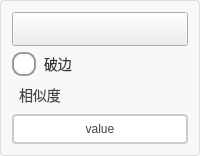
      <widget class="QGroupBox" name="groupBox_2">
       <property name="styleSheet">
        <string notr="true">QGroupBox {
    border: 1px solid #DDD;
    border-radius: 4px;
    font: bold 14px;
    color: #666;
    background-color: #F8F8F8;
}

QGroupBox::title {
    subcontrol-origin: margin;
    subcontrol-position: top left;
    left: 10px;
    padding: 0 5px;
}</string>
       </property>
       <property name="title">
        <string/>
       </property>
       <layout class="QVBoxLayout" name="verticalLayout_2" stretch="1,1,1,1">
        <item>
         <widget class="QPushButton" name="pbtn_close">
          <property name="sizePolicy">
           <sizepolicy hsizetype="Minimum" vsizetype="Minimum">
            <horstretch>0</horstretch>
            <verstretch>0</verstretch>
           </sizepolicy>
          </property>
          <property name="styleSheet">
           <string notr="true">QPushButton {
    padding: 8px 16px 8px 36px; 
    font-size: 14px;
    qproperty-icon: url(:/ButtonScanner/image/exit.png);  
    qproperty-iconSize: 30px 30px;
}

QPushButton:hover {
    background-color: #ff6666;
}

QPushButton:pressed {
    background-color: #cc0000;
}
</string>
          </property>
          <property name="text">
           <string/>
          </property>
         </widget>
        </item>
        <item>
         <widget class="QRadioButton" name="rbtn_edgeDamageEnable">
          <property name="styleSheet">
           <string notr="true">QRadioButton {
    spacing: 8px;
    font-size: 14px;
    color: #333;  /* 保持原始文字颜色 */
}

/* 未选中状态 */
QRadioButton::indicator {
    width: 20px;
    height: 20px;
    border-radius: 10px;
    border: 2px solid #999;
    background: #ffffff;
}

/* 悬停效果 */
QRadioButton::indicator:hover {
    border: 2px solid #666;
}

/* 选中状态 */
QRadioButton::indicator:checked {
    border: 2px solid #FF6B00;  /* 橙色边框 */
}

/* 选中时的内圆 */
QRadioButton::indicator:checked {
    background-color: qradialgradient(
        cx:0.5, cy:0.5,
        radius:0.4,
        fx:0.5, fy:0.5,
        stop:0 #FF6B00,  /* 主橙色 */
        stop:1 transparent
    );
}

/* 禁用状态 */
QRadioButton:::disabled {
    border: 2px solid #ccc;
    background: #eee;
}

/* 点击动画效果 */
QRadioButton::indicator:pressed {
    border: 2px solid #CC5500;  /* 深橙色边框 */
    background-color: qradialgradient(
        cx:0.5, cy:0.5,
        radius:0.5,
        fx:0.5, fy:0.5,
        stop:0 #FFD8B3,  /* 浅橙色渐变 */
        stop:1 transparent
    );
}</string>
          </property>
          <property name="text">
           <string>破边</string>
          </property>
         </widget>
        </item>
        <item>
         <widget class="QLabel" name="label_8">
          <property name="styleSheet">
           <string notr="true">/* 基础标签样式 */
QLabel {
    color: #444444;          /* 主文字色 */
    font-size: 14px;         /* 标准字号 */
    background: transparent; /* 透明背景 */
    padding: 2px 4px;        /* 基础内边距 */
}

/* 标题样式 */
QLabel.title {
    font-size: 16px;
    font-weight: 600;
    color: #333333;
    border-bottom: 1px solid #DDDDDD; /* 下划线装饰 */
    padding-bottom: 4px;
}

/* 副标题/次要文本 */
QLabel.subtitle {
    color: #666666;
    font-size: 13px;
    font-style: italic;
}

/* 强调文本 */
QLabel.emphasis {
    color: #333333;
    font-weight: 500;
    background-color: #F5F5F5;
    border-radius: 3px;
    padding: 4px 8px;
}

/* 状态标签（成功/警告/错误） */
QLabel[state=&quot;success&quot;] {
    color: #228B22;          /* 森林绿 */
    border-left: 3px solid #228B22;
    padding-left: 8px;
}

QLabel[state=&quot;warning&quot;] {
    color: #FF8C00;          /* 暗橙 */
    border-left: 3px solid #FF8C00;
    padding-left: 8px;
}

QLabel[state=&quot;error&quot;] {
    color: #B22222;          /* 砖红 */
    border-left: 3px solid #B22222;
    padding-left: 8px;
}

/* 数据展示标签 */
QLabel.data {
    color: #2F4F4F;          /* 深石板灰 */
    font-family: monospace;
    border: 1px solid #E0E0E0;
    background-color: #FFFFFF;
    padding: 6px 12px;
    border-radius: 4px;
}

/* 禁用状态 */
QLabel:disabled {
    color: #AAAAAA;
    background-color: transparent;
}

/* 链接样式（伪链接效果） */
QLabel.link {
    color: #4682B4;          /* 钢蓝 */
    text-decoration: underline;
    border-bottom: 1px dotted #4682B4;
}

/* 图标标签 */
QLabel.icon {
    qproperty-alignment: AlignCenter;
    border: 1px solid #E0E0E0;
    border-radius: 4px;
    background-color: #FFFFFF;
    padding: 12px;
}</string>
          </property>
          <property name="text">
           <string>相似度</string>
          </property>
         </widget>
        </item>
        <item>
         <widget class="QPushButton" name="pbtn_edgeDamageSimilarity">
          <property name="styleSheet">
           <string notr="true">QPushButton {
    padding: 6px 14px;
    border: 2px solid #CCC;
    border-radius: 4px;
    background-color: white;
    color: #444;
}

QPushButton:hover {
    border-color: #999;
    background-color: #F5F5F5;
}

QPushButton:pressed {
    border-color: #777;
    background-color: #EEE;
}</string>
          </property>
          <property name="text">
           <string>value</string>
          </property>
         </widget>
        </item>
       </layout>
      </widget>
